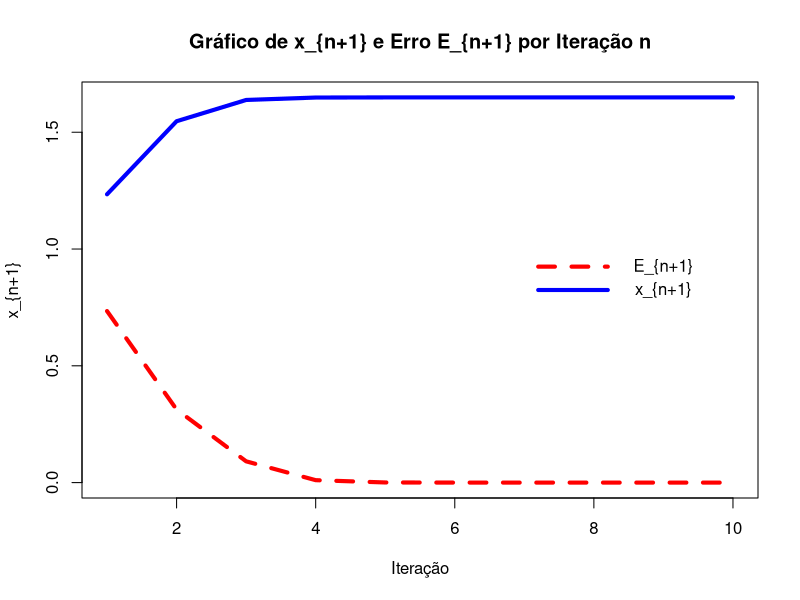

The R script that drew this image:
data=read.table("results.dat", sep="&")
jpeg("plot.jpeg", width=640, height=640)
plot(cbind(seq(1, 10), data$V2), 
	col='blue', 
	type='l', 
	main='Gráfico de x_{n+1} e Erro E_{n+1} por Iteração n',
	ylab='x_{n+1}', 
	ylim=c(min(data$V1), max(data$V2)),
	lwd=4,
	xlab='Iteração') 
lines(cbind(seq(1,10), data$V1), lwd=4, lty=2, col='red')

# Subtitles
middle=sum(c(min(data$V1), max(data$V2)))/2
text(rep(9, 2), 
	c(middle, middle+0.10), 
	labels=c('x_{n+1}', 'E_{n+1}'))
lines(x=c(7.2, 8.2), y=c(middle, middle), lwd=4, col='blue')
lines(x=c(7.2, 8.2), y=c(middle+0.10, middle+0.10), lwd=4, lty=2, col='red')
dev.off()	
